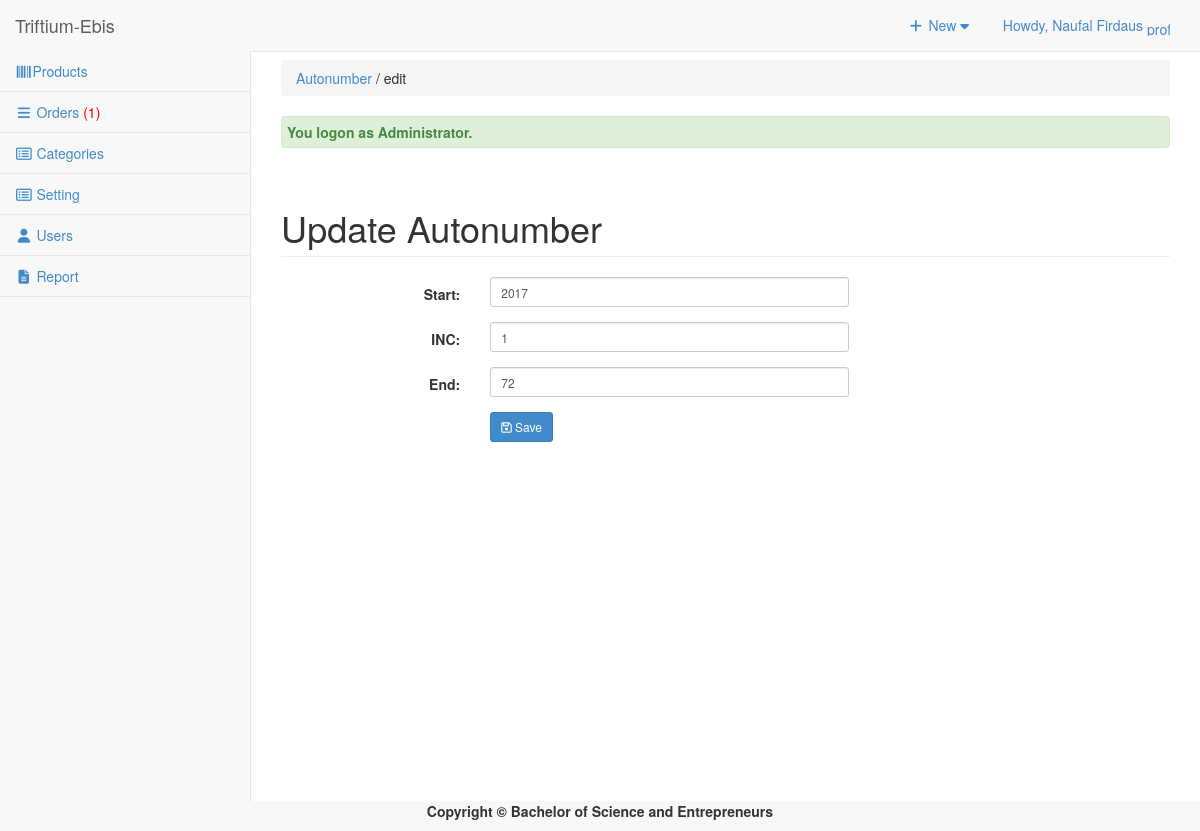
Screenshot of /admin/autonumber/index.php?view=edit&id=PROID (signed in) with the database file from the repository.
### tables this page shows
CREATE TABLE `tblautonumber` (
  `ID` int(11) NOT NULL,
  `AUTOSTART` varchar(11) NOT NULL,
  `AUTOINC` int(11) NOT NULL,
  `AUTOEND` int(11) NOT NULL,
  `AUTOKEY` varchar(12) NOT NULL,
  `AUTONUM` int(30) NOT NULL
);

### admin/autonumber/index.php (called while the page is built, shortened)
<?php
require_once ("../theme/templates.php");
?>

### include/database.php (called while the page is built, shortened)
<?php
class Database {
	var $sql_string = '';
	private $conn;
	public function open_connection() {
		$this->conn = mysqli_connect(server,user,pass);
		if(!$this->conn){
			echo "Problem in database connection! Contact administrator!";
			exit();
		}else{
			$db_select = mysqli_select_db($this->conn,database_name);
		}
	}
	function setQuery($sql='') {
		$this->sql_string=$sql;
	}
	function executeQuery() {
		$result = mysqli_query($this->conn,$this->sql_string);
		return $result;
	}
	private function confirm_query($result) {
		return $result;
	}
	function loadSingleResult() {
		$cur = $this->executeQuery();
		while ($row = mysqli_fetch_object($cur)) {
		return $data = $row;
		}
	}
}
$mydb = new Database();
?>

### include/autonumbers.php (called while the page is built, shortened)
<?php
require_once(LIB_PATH.DS.'database.php');
class Autonumber {
	protected static  $tblname = "tblautonumber";
	function single_autonumber($autokey=""){
		global $mydb;
		$mydb->setQuery("SELECT * FROM ".self::$tblname."
			WHERE  AUTOKEY= '{$autokey}' LIMIT 1");
		$cur = $mydb->loadSingleResult();
		return $cur;
	}
}
?>

### admin/autonumber/edit.php (the view, shortened to what this page needs)
<?php
  $AUTOKEY = $_GET['id'];
  $autonumber = New Autonumber();
  $singleauto = $autonumber->single_autonumber($AUTOKEY);
?>
 <form class="form-horizontal span6" action="controller.php?action=edit" method="POST">
            <div class="row">
         <div class="col-lg-12">
            <h1 class="page-header">Update Autonumber</h1>
          </div>
       </div>
                  <div class="form-group">
                    <div class="col-md-8">
                      <label class="col-md-4 control-label" for=
                      "AUTOSTART">Start:</label>
                      <div class="col-md-8">
                         <input class="form-control input-sm" id="AUTOSTART" name="AUTOSTART" placeholder=
                            "Start" type="text" value="<?php  echo $singleauto->AUTOSTART; ?>">
                      </div>
                    </div>
                  </div>
                     <div class="form-group">
                    <div class="col-md-8">
                      <label class="col-md-4 control-label" for=
                      "AUTOINC">INC:</label>
                      <div class="col-md-8">
                         <input class="form-control input-sm" id="AUTOINC" name="AUTOINC" placeholder=
                            "INC" type="text" value="<?php  echo $singleauto->AUTOINC; ?>">
                      </div>
                    </div>
                  </div>
                   <div class="form-group">
                    <div class="col-md-8">
                      <label class="col-md-4 control-label" for=
                      "AUTOEND">End:</label>
                      <div class="col-md-8">
                         <input class="form-control input-sm" id="AUTOEND" name="AUTOEND" placeholder=
                            "End" type="text" value="<?php  echo $singleauto->AUTOEND; ?>">
                      </div>
                    </div>
                  </div>
             <div class="form-group">
                    <div class="col-md-8">
                      <label class="col-md-4 control-label" for=
                      "idno"></label>
                      <div class="col-md-8">
                      <button class="btn btn-primary btn-sm" name="save" type="submit" ><span class="fa fa-save fw-fa"></span> Save</button>
                      </div>
                    </div>
                  </div>
        <div class="form-group">
                <div class="rows">
                  <div class="col-md-6">
                    <label class="col-md-6 control-label" for=
                    "otherperson"></label>
                    <div class="col-md-6">
                    </div>
                  </div>
                  <div class="col-md-6" align="right">
                   </div>
              </div>
              </div>
        </form>
        </div>

### admin/css/sb-admin-2.css (style rules this page uses)
body { background-color: #f8f8f8; }

### rows the page displays
tblautonumber: AUTOSTART "2017", AUTOINC "1", AUTOEND "72"

### other values shown
$_SESSION['U_NAME'] "Naufal Firdaus"
$res "1"
$title "Autonumber"
$header "edit"
$_SESSION['message'] "You logon as Administrator."
